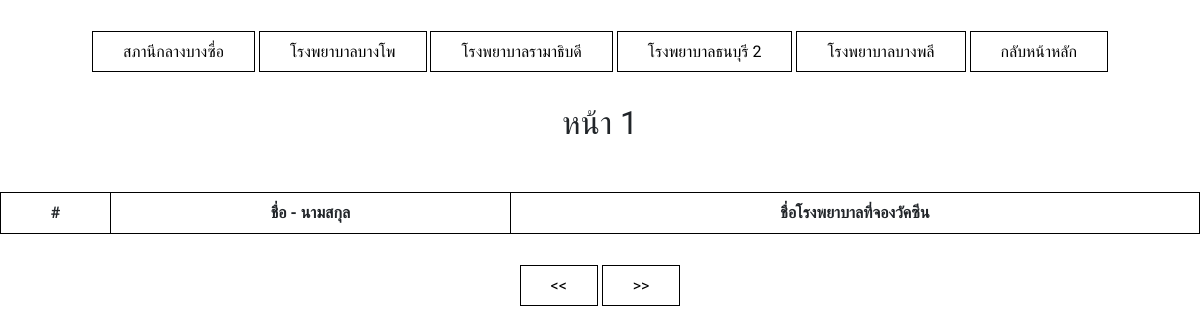
/check-all.php, run on an earlier commit of the app's database.
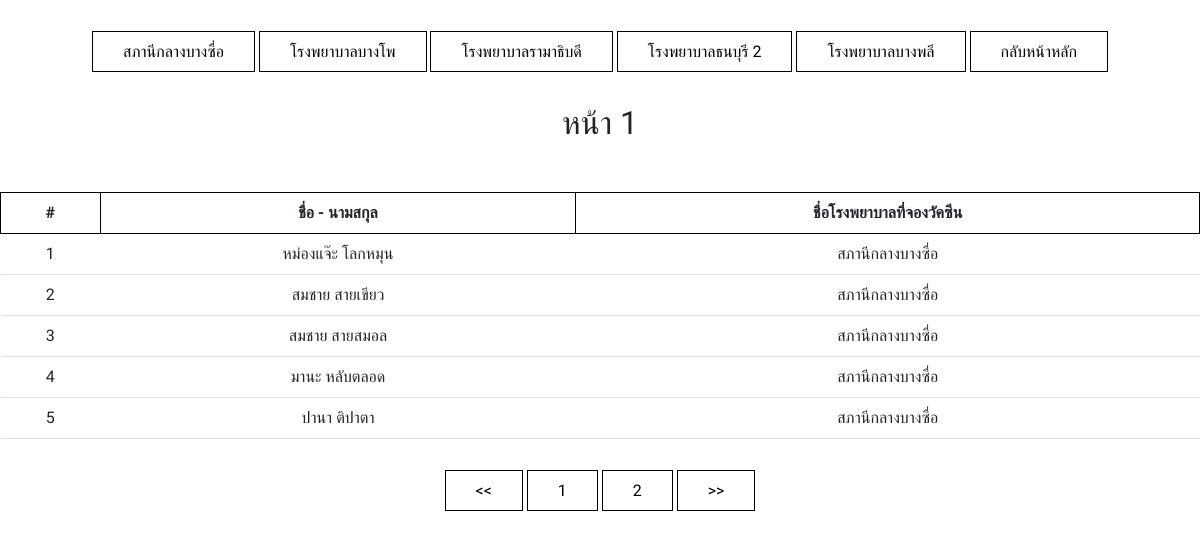
And on a later commit of the database.
### tables this page shows
CREATE TABLE `locations` (
  `lct_id` int(12) NOT NULL,
  `lct_name` varchar(64) DEFAULT NULL,
  `lct_max` int(12) NOT NULL DEFAULT 0,
  `lct_capa` int(12) NOT NULL DEFAULT 0
);

CREATE TABLE `reserves` (
  `res_idcard` varchar(20) NOT NULL,
  `res_fname` varchar(64) DEFAULT NULL,
  `res_lname` varchar(64) DEFAULT NULL,
  `res_age` int(12) NOT NULL DEFAULT 0,
  `res_address` varchar(64) DEFAULT NULL,
  `res_phone` varchar(20) DEFAULT NULL,
  `res_sex` varchar(64) DEFAULT NULL,
  `res_birth` date NOT NULL,
  `res_disease` varchar(64) DEFAULT NULL,
  `res_email` varchar(128) DEFAULT NULL,
  `res_getvac` tinyint(1) NOT NULL,
  `res_vactype` varchar(64) DEFAULT NULL,
  `res_needles` int(12) NOT NULL DEFAULT 0,
  `res_locationid` int(12) DEFAULT 0
);

### api/setlink.php (called while the page is built, shortened)
<?php
    $mylocalhost = "http://localhost/best-of-vaccine/";
?>

### check-all.php (the view, shortened to what this page needs)
<?php include('api/setlink.php'); ?>
<?php include('api/connect.php');
    if(isset($_GET['hospital'])) $hospital = $_GET['hospital'];
    else $hospital = 1;
    $per_page = 5;
    if (isset($_GET['page'])) $page = $_GET['page'];
    else $page = 1;
    $start = ($page - 1) * $per_page;
    $SQL1 = "SELECT reserves.res_locationid, reserves.res_fname, reserves.res_lname, locations.lct_id, locations.lct_name FROM reserves INNER JOIN locations
    ON reserves.res_locationid = locations.lct_id WHERE locations.lct_id = '".$hospital."' LIMIT {$start}, {$per_page}";
    $SQLQUERY1 = mysqli_query($conn, $SQL1);
    $SQL2 = "SELECT reserves.res_locationid, reserves.res_fname, reserves.res_lname, locations.lct_id, locations.lct_name FROM reserves INNER JOIN locations
    ON reserves.res_locationid = locations.lct_id WHERE locations.lct_id = '".$hospital."'";
    $SQLQUERY2 = mysqli_query($conn, $SQL2);
    $TOTAL_RECORD = mysqli_num_rows($SQLQUERY2);
    $TOTAL_PAGE = ceil($TOTAL_RECORD / $per_page);
    $QUERYLOCATION = mysqli_query($conn, "SELECT * FROM locations");
?>
<!DOCTYPE html>
<html lang="en">
<head>
    <link href="<?php echo $mylocalhost; ?>assets/css/main.css?v=<?= time(); ?>" rel="stylesheet">
    <link href="https://cdn.jsdelivr.net/npm/bootstrap@5.1.0/dist/css/bootstrap.min.css" rel="stylesheet">
</head>
<body>
    <nav>
        <div class="menutype">
            <?php while($ROWSLOCATION = mysqli_fetch_array($QUERYLOCATION)){?>
                <a style="text-decoration: none; color: black;" href="<?php echo $mylocalhost; ?>check-all?hospital=<?php echo $ROWSLOCATION['lct_id'];?>"><?php echo $ROWSLOCATION['lct_name'];?></a>
            <?php }?>
            <a style="text-decoration: none; color: black;" href="<?php echo $mylocalhost; ?>">กลับหน้าหลัก</a>
        </div>
    </nav>
    <main>
        <h2 style="text-align:center; margin-top:20px;">หน้า <?php echo $page;?></h2>
        <table class="table">
            <tr>
                <th>#</th>
                <th>ชื่อ - นามสกุล</th>
                <th>ชื่อโรงพยาบาลที่จองวัคซีน</th>
            </tr>
            <?php $number_no = 1;
            while($ROWS = mysqli_fetch_array($SQLQUERY1)){?>
                <tr>
                    <td><?php echo $number_no++;?></td>
                    <td><?php echo $ROWS['res_fname'];?> <?php echo $ROWS['res_lname'];?></td>
                    <td><?php echo $ROWS['lct_name'];?></td>
                </tr>
            <?php }?>
        </table>
    </main>
    <nav>
        <div class="menutype">
            <a href="./check-all?page=1&hospital=<?php echo $hospital;?>" style="text-decoration: none; color: black;"><<</a>
            <?php for($i=1; $i<=$TOTAL_PAGE; $i++){?>
                <a href="./check-all?page=<?php echo $i;?>&hospital=<?php echo $hospital;?>" style="text-decoration: none; color: black;"><?php echo $i;?></a>
            <?php }?>
            <a href="./check-all?page=<?php echo $TOTAL_PAGE;?>&hospital=<?php echo $hospital;?>" style="text-decoration: none; color: black;">>></a>
        </div>
    </nav>
</body>
</html>

### assets/css/main.css (style rules this page uses)
* { font-family: 'Kanit', sans-serif; }
body { margin: 0px; }
.menutype { margin: auto; text-align: center; width: 100%; padding: 20px; margin-top: 20px; }
.menutype a { border: 1px solid #000; padding: 10px 30px; }
.table { width:100%; }
.table th, td { border: 1px solid black; border-collapse: collapse; text-align: center; padding: 15px; }
.table { margin-top: 50px; }

What changed in the data, as far as the page shows it:
added reserves: res_fname "หม่องแจ๊ะ", res_lname "โลกหมุน", locations.lct_name "สภานีกลางบางซื่อ"
added reserves: res_fname "สมชาย", res_lname "สายเขียว", locations.lct_name "สภานีกลางบางซื่อ"
added reserves: res_fname "สมชาย", res_lname "สายสมอล", locations.lct_name "สภานีกลางบางซื่อ"
added reserves: res_fname "มานะ", res_lname "หลับตลอด", locations.lct_name "สภานีกลางบางซื่อ"
added reserves: res_fname "ปานา", res_lname "ติปาตา", locations.lct_name "สภานีกลางบางซื่อ"
Also different on the page:
new list line: "1"
new list line: "2"
